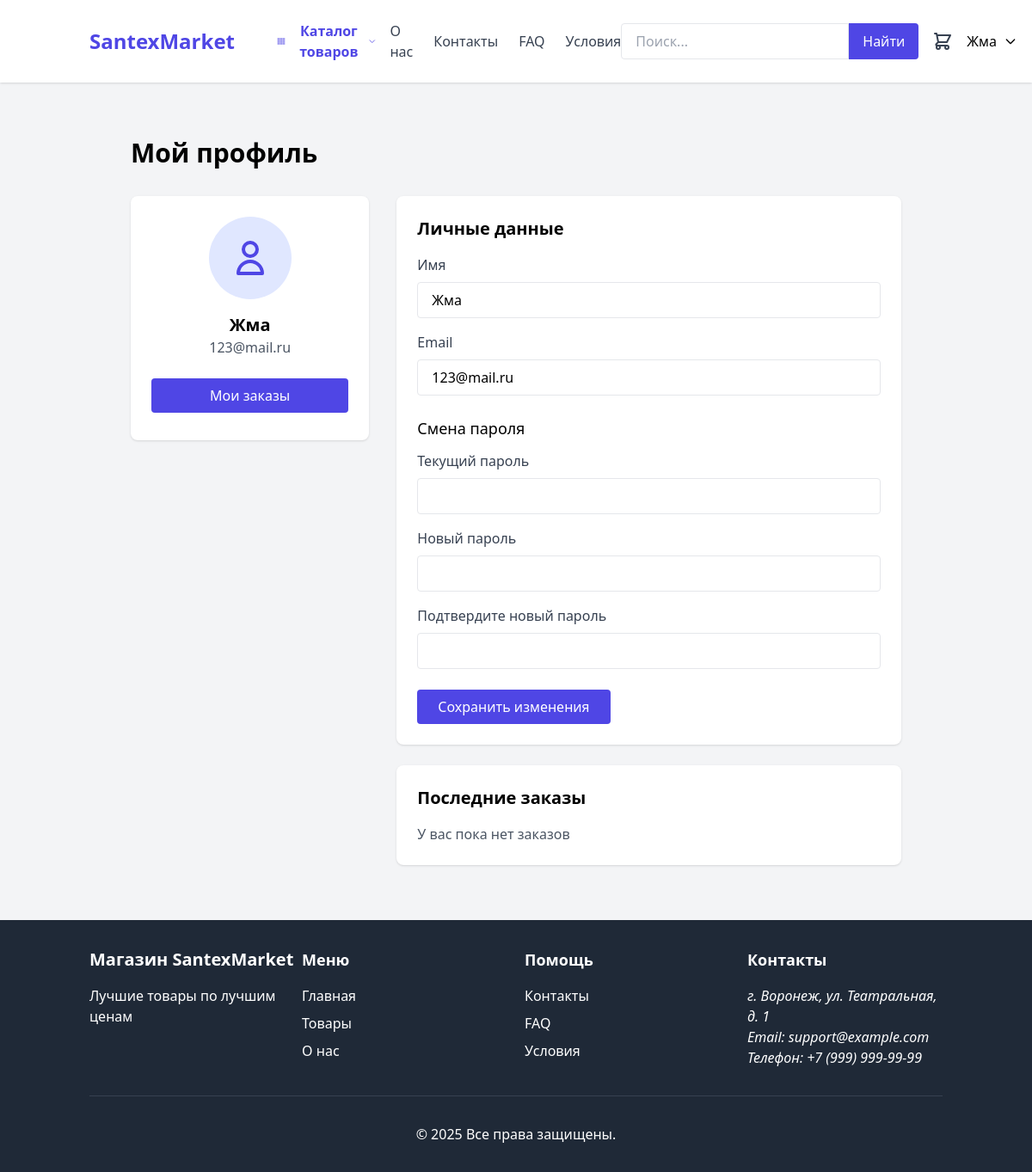
The app's page /profile.php (signed in), older data.
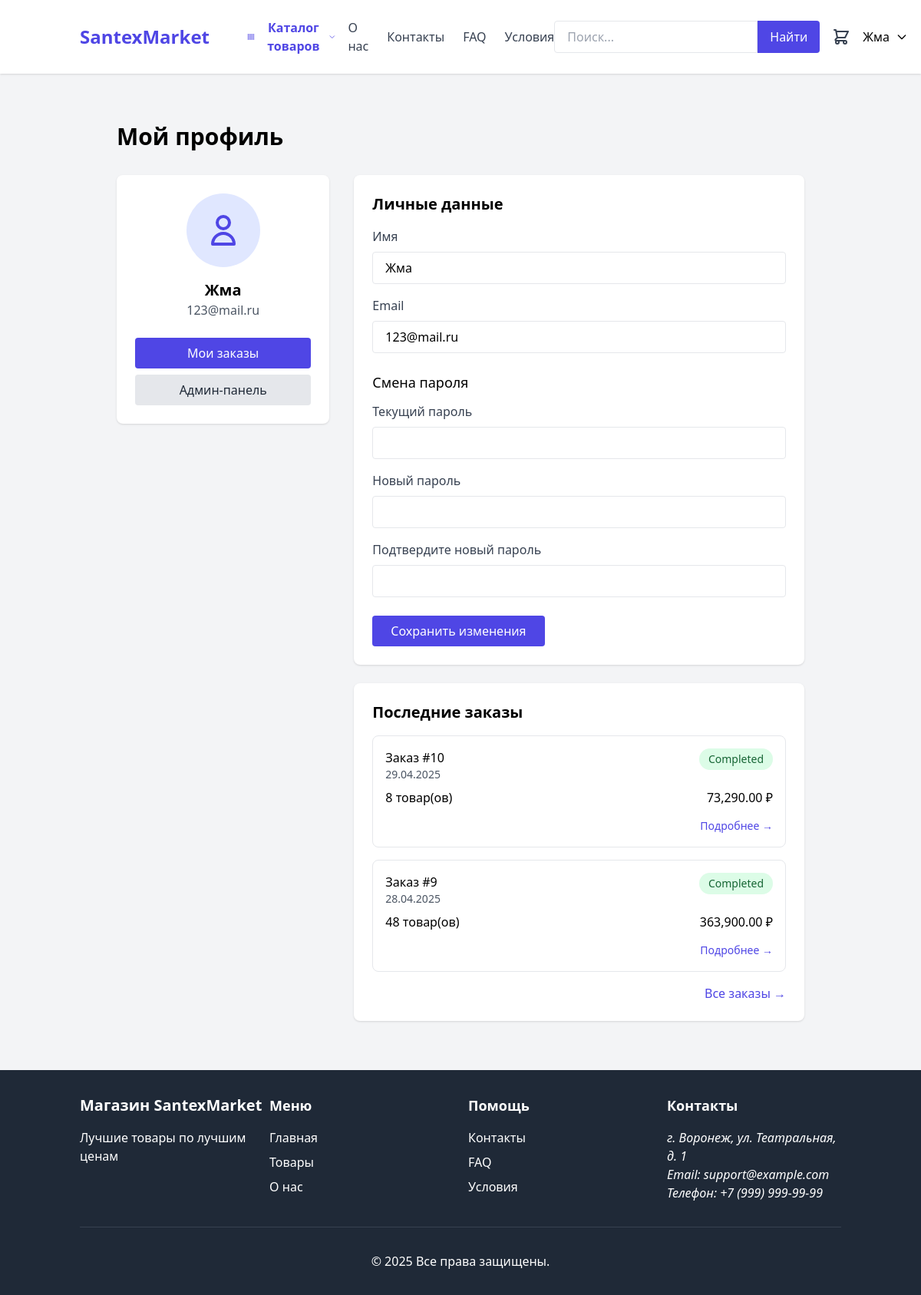
The same page, newer data.
### tables this page shows
CREATE TABLE `users` (
  `id` int(11) NOT NULL,
  `name` varchar(255) NOT NULL,
  `email` varchar(255) NOT NULL,
  `password` varchar(255) NOT NULL,
  `role` enum('user','admin') DEFAULT 'user',
  `created_at` timestamp NULL DEFAULT current_timestamp()
);

CREATE TABLE `orders` (
  `order_id` int(11) NOT NULL,
  `user_id` int(11) NOT NULL,
  `total` decimal(10,2) NOT NULL,
  `total_quantity` int(11) NOT NULL,
  `status` enum('processing','completed','cancelled') DEFAULT 'processing',
  `shipping_address` text NOT NULL,
  `payment_method` enum('cash','card') NOT NULL,
  `products` longtext NOT NULL,
  `created_at` timestamp NULL DEFAULT current_timestamp()
);

### includes/functions.php (called while the page is built, shortened)
<?php
require_once __DIR__ . '/../config/database.php';
function isAdmin()
{
    return isset($_SESSION['user_role']) && $_SESSION['user_role'] === 'admin';
}
function getOrderHistory($userId)
{
    global $pdo;
    $stmt = $pdo->prepare("SELECT * FROM orders WHERE user_id = ? ORDER BY created_at DESC");
    $stmt->execute([$userId]);
    return $stmt->fetchAll(PDO::FETCH_ASSOC);
}function getSliderImages()
{
    return [
        'assets/images/slider1.png',
        'assets/images/slider2.png',
        'assets/images/slider3.png',
    ];
}

### profile.php (the view, shortened to what this page needs)
<?php
require_once __DIR__ . '/includes/functions.php';
global $pdo;
$stmt = $pdo->prepare("SELECT * FROM users WHERE id = ?");
$stmt->execute([$_SESSION['user_id']]);
$user = $stmt->fetch(PDO::FETCH_ASSOC);
$orders = getOrderHistory($_SESSION['user_id']);
require_once __DIR__ . '/includes/header.php';
?>
<div class="max-w-4xl mx-auto py-8">
    <h1 class="text-3xl font-bold mb-8">Мой профиль</h1>
    <div class="grid grid-cols-1 md:grid-cols-3 gap-8">
        <div class="md:col-span-1">
            <div class="bg-white rounded-lg shadow p-6">
                <div class="flex flex-col items-center">
                    <div class="h-24 w-24 rounded-full bg-indigo-100 flex items-center justify-center mb-4">
                        <svg xmlns="http://www.w3.org/2000/svg" class="h-12 w-12 text-indigo-600" fill="none"
                            viewBox="0 0 24 24" stroke="currentColor">
                            <path stroke-linecap="round" stroke-linejoin="round" stroke-width="2"
                                d="M16 7a4 4 0 11-8 0 4 4 0 018 0zM12 14a7 7 0 00-7 7h14a7 7 0 00-7-7z" />
                        </svg>
                    </div>
                    <h2 class="text-xl font-semibold"><?= htmlspecialchars($user['name']) ?></h2>
                    <p class="text-gray-600"><?= htmlspecialchars($user['email']) ?></p>
                    <div class="mt-6 w-full">
                        <a href="/orders.php"
                            class="block text-center bg-indigo-600 text-white px-4 py-2 rounded hover:bg-indigo-700 mb-2">
                            Мои заказы
                        </a>
                        <?php if (isAdmin()): ?>
                            <a href="/admin/dashboard.php"
                                class="block text-center bg-gray-200 text-gray-800 px-4 py-2 rounded hover:bg-gray-300">
                                Админ-панель
                            </a>
                        <?php endif; ?>
                    </div>
                </div>
            </div>
        </div>
        <div class="md:col-span-2">
            <div class="bg-white rounded-lg shadow p-6 mb-6">
                <h2 class="text-xl font-semibold mb-4">Личные данные</h2>
                <form method="post">
                    <div class="mb-4">
                        <label class="block text-gray-700 mb-2">Имя</label>
                        <input type="text" name="name" value="<?= htmlspecialchars($user['name']) ?>" required
                            class="w-full px-4 py-2 border rounded focus:outline-none focus:ring-2 focus:ring-indigo-500">
                    </div>
                    <div class="mb-4">
                        <label class="block text-gray-700 mb-2">Email</label>
                        <input type="email" name="email" value="<?= htmlspecialchars($user['email']) ?>" required
                            class="w-full px-4 py-2 border rounded focus:outline-none focus:ring-2 focus:ring-indigo-500">
                    </div>
                    <div class="mt-6">
                        <h3 class="text-lg font-medium mb-3">Смена пароля</h3>
                        <div class="mb-4">
                            <label class="block text-gray-700 mb-2">Текущий пароль</label>
                            <input type="password" name="current_password"
                                class="w-full px-4 py-2 border rounded focus:outline-none focus:ring-2 focus:ring-indigo-500">
                        </div>
                        <div class="mb-4">
                            <label class="block text-gray-700 mb-2">Новый пароль</label>
                            <input type="password" name="new_password"
                                class="w-full px-4 py-2 border rounded focus:outline-none focus:ring-2 focus:ring-indigo-500">
                        </div>
                        <div class="mb-4">
                            <label class="block text-gray-700 mb-2">Подтвердите новый пароль</label>
                            <input type="password" name="confirm_password"
                                class="w-full px-4 py-2 border rounded focus:outline-none focus:ring-2 focus:ring-indigo-500">
                        </div>
                    </div>
                    <div class="mt-6">
                        <button type="submit" name="update_profile"
                            class="bg-indigo-600 text-white px-6 py-2 rounded hover:bg-indigo-700">
                            Сохранить изменения
                        </button>
                    </div>
                </form>
            </div>
            <div class="bg-white rounded-lg shadow p-6">
                <h2 class="text-xl font-semibold mb-4">Последние заказы</h2>
                <?php if (empty($orders)): ?>
                    <p class="text-gray-600">У вас пока нет заказов</p>
                <?php else: ?>
                    <div class="space-y-4">
                        <?php foreach (array_slice($orders, 0, 3) as $order): ?>
                            <div class="border rounded-lg p-4 hover:shadow-md transition-shadow">
                                <div class="flex justify-between items-start">
                                    <div>
                                        <h3 class="font-medium">Заказ #<?= $order['order_id'] ?></h3>
                                        <p class="text-sm text-gray-600"><?= date('d.m.Y', strtotime($order['created_at'])) ?>
                                        </p>
                                    </div>
                                    <span
                                        class="px-3 py-1 rounded-full text-sm
                                        <?= $order['status'] === 'completed' ? 'bg-green-100 text-green-800' :
                                            ($order['status'] === 'cancelled' ? 'bg-red-100 text-red-800' : 'bg-indigo-100 text-indigo-800') ?>">
                                        <?= ucfirst($order['status']) ?>
                                    </span>
                                </div>
                                <div class="mt-2 flex justify-between">
                                    <span><?= $order['total_quantity'] ?> товар(ов)</span>
                                    <span class="font-medium"><?= number_format($order['total'], 2) ?> ₽</span>
                                </div>
                                <div class="mt-3 text-right">
                                    <a href="/orders.php?order_id=<?= $order['order_id'] ?>"
                                        class="text-indigo-600 hover:underline text-sm">
                                        Подробнее →
                                    </a>
                                </div>
                            </div>
                        <?php endforeach; ?>
                    </div>
                    <div class="mt-4 text-right">
                        <a href="/orders.php" class="text-indigo-600 hover:underline">
                            Все заказы →
                        </a>
                    </div>
                <?php endif; ?>
            </div>
        </div>
    </div>
</div>
<?php require_once __DIR__ . '/includes/footer.php'; ?>

### includes/header.php (shortened to what this page needs)
<?php
require_once __DIR__ . '/functions.php';
?>
<!DOCTYPE html>
<html lang="ru">
<head>
    <script src="https://cdn.tailwindcss.com"></script>
    <link rel="stylesheet" href="/assets/css/style.css">
</head>
<body class="bg-gray-100">
    <header class="bg-white shadow relative z-20">
        <div class="container mx-auto px-4 py-4 flex justify-between items-center">
            <div class="hidden md:flex items-center justify-between w-full">
                <div class="flex items-center space-x-8">
                    <a href="/" class="text-2xl font-bold text-indigo-600 hover:underline">
                        SantexMarket
                    </a>
                    <div class="relative group">
                        <button
                            class="flex items-center text-indigo-600 font-semibold px-4 py-2 rounded hover:bg-indigo-50 transition">
                            <svg xmlns="http://www.w3.org/2000/svg" class="h-5 w-5 mr-2" fill="none" viewBox="0 0 24 24"
                                stroke="currentColor">
                                <path stroke-linecap="round" stroke-linejoin="round" stroke-width="2"
                                    d="M4 6h4M4 10h4M4 14h4M4 18h4M10 6h4M10 10h4M10 14h4M10 18h4M16 6h4M16 10h4M16 14h4M16 18h4" />
                            </svg>
                            <span>Каталог товаров</span>
                            <svg xmlns="http://www.w3.org/2000/svg"
                                class="ml-1 h-4 w-4 transition-transform duration-200 group-hover:rotate-180"
                                fill="none" viewBox="0 0 24 24" stroke="currentColor">
                                <path stroke-linecap="round" stroke-linejoin="round" stroke-width="2"
                                    d="M19 9l-7 7-7-7" />
                            </svg>
                        </button>
                    </div>
                </div>
                <nav class="flex items-center space-x-6">
                    <a href="/about.php" class="text-gray-700 hover:text-indigo-600">О нас</a>
                    <a href="/contact.php" class="text-gray-700 hover:text-indigo-600">Контакты</a>
                    <a href="/faq.php" class="text-gray-700 hover:text-indigo-600">FAQ</a>
                    <a href="/terms.php" class="text-gray-700 hover:text-indigo-600">Условия</a>
                </nav>
                <div class="flex items-center space-x-4">
                    <form action="/products.php" method="get" class="flex">
                        <input type="text" name="search" placeholder="Поиск..." class="px-4 py-2 border rounded-l">
                        <button type="submit" class="bg-indigo-600 text-white px-4 py-2 rounded-r">Найти</button>
                    </form>
                    <a href="/cart.php" class="relative">
                    </a>
                    <?php if (isset($_SESSION['user_id'])): ?>
                        <div class="relative group">
                            <button class="flex items-center space-x-2">
                                <span><?= htmlspecialchars($_SESSION['user_name']) ?></span>
                                <svg xmlns="http://www.w3.org/2000/svg" class="h-4 w-4" fill="none" viewBox="0 0 24 24"
                                    stroke="currentColor">
                                    <path stroke-linecap="round" stroke-linejoin="round" stroke-width="2"
                                        d="M19 9l-7 7-7-7" />
                                </svg>
                            </button>
                        </div>
                    <?php endif; ?>
                </div>
            </div>
        </div>
    </header>
    <main class="container mx-auto px-4 py-8">

### includes/footer.php
</main>
    <footer class="bg-gray-800 text-white py-8">
        <div class="container mx-auto px-4">
            <div class="flex flex-col md:flex-row justify-between">
                <div class="mb-6 md:mb-0">
                    <h3 class="text-xl font-bold mb-4">Магазин SantexMarket</h3>
                    <p>Лучшие товары по лучшим ценам</p>
                </div>
                <div class="grid grid-cols-2 md:grid-cols-3 gap-8">
                    <div>
                        <h4 class="text-lg font-semibold mb-4">Меню</h4>
                        <ul class="space-y-2">
                            <li><a href="/" class="hover:text-indigo-400">Главная</a></li>
                            <li><a href="/products.php" class="hover:text-indigo-400">Товары</a></li>
                            <li><a href="/about.php" class="hover:text-indigo-400">О нас</a></li>
                        </ul>
                    </div>
                    <div>
                        <h4 class="text-lg font-semibold mb-4">Помощь</h4>
                        <ul class="space-y-2">
                            <li><a href="/contact.php" class="hover:text-indigo-400">Контакты</a></li>
                            <li><a href="/faq.php" class="hover:text-indigo-400">FAQ</a></li>
                            <li><a href="/terms.php" class="hover:text-indigo-400">Условия</a></li>
                        </ul>
                    </div>
                    <div>
                        <h4 class="text-lg font-semibold mb-4">Контакты</h4>
                        <address>
                            <p>г. Воронеж, ул. Театральная, д. 1</p>
                            <p>Email: support@example.com</p>
                            <p>Телефон: +7 (999) 999-99-99</p>
                        </address>
                    </div>
                </div>
            </div>
            <div class="border-t border-gray-700 mt-8 pt-8 text-center">
                <p>&copy; <?= date('Y') ?> Все права защищены.</p>
            </div>
        </div>
    </footer>
</body>
</html>

Row changes from the older to the newer data that the page shows:
added orders: order_id "10", created_at "29.04.2025", status "Completed", total_quantity "8", total "73,290.00"
added orders: order_id "9", created_at "28.04.2025", status "Completed", total_quantity "48", total "363,900.00"
Text that changed along with them:
text no longer shown: "У вас пока нет заказов"
text now shown: "Админ-панель Все заказы →"
